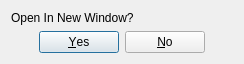
<?xml version="1.0" encoding="UTF-8"?>
<ui version="4.0">
 <class>Dialog</class>
 <widget class="QDialog" name="Dialog">
  <property name="windowModality">
   <enum>Qt::WindowModal</enum>
  </property>
  <property name="geometry">
   <rect>
    <x>0</x>
    <y>0</y>
    <width>244</width>
    <height>60</height>
   </rect>
  </property>
  <property name="windowTitle">
   <string>New Window</string>
  </property>
  <property name="modal">
   <bool>true</bool>
  </property>
  <layout class="QVBoxLayout" name="verticalLayout">
   <item>
    <widget class="QLabel" name="label">
     <property name="text">
      <string>Open In New Window?</string>
     </property>
    </widget>
   </item>
   <item>
    <widget class="QDialogButtonBox" name="buttonBox">
     <property name="orientation">
      <enum>Qt::Horizontal</enum>
     </property>
     <property name="standardButtons">
      <set>QDialogButtonBox::No|QDialogButtonBox::Yes</set>
     </property>
     <property name="centerButtons">
      <bool>true</bool>
     </property>
    </widget>
   </item>
  </layout>
 </widget>
 <resources/>
 <connections>
  <connection>
   <sender>buttonBox</sender>
   <signal>accepted()</signal>
   <receiver>Dialog</receiver>
   <slot>accept()</slot>
   <hints>
    <hint type="sourcelabel">
     <x>248</x>
     <y>254</y>
    </hint>
    <hint type="destinationlabel">
     <x>157</x>
     <y>274</y>
    </hint>
   </hints>
  </connection>
  <connection>
   <sender>buttonBox</sender>
   <signal>rejected()</signal>
   <receiver>Dialog</receiver>
   <slot>reject()</slot>
   <hints>
    <hint type="sourcelabel">
     <x>316</x>
     <y>260</y>
    </hint>
    <hint type="destinationlabel">
     <x>286</x>
     <y>274</y>
    </hint>
   </hints>
  </connection>
 </connections>
</ui>
